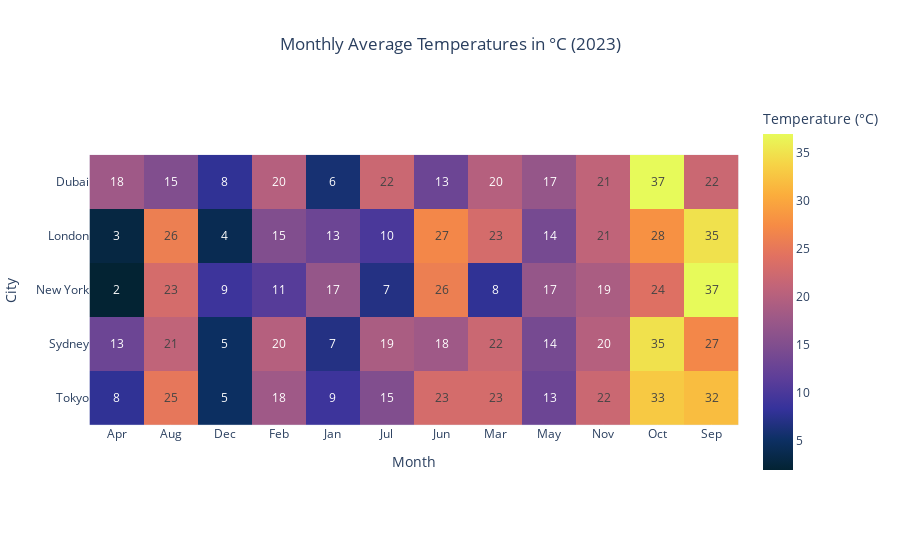

The code cell stored with this chart in its notebook:
### Markdown cell above
## Heatmap Example

Heatmaps are useful for visualizing matrix-style data.

### Code cell
import pandas as pd
import plotly.express as px

# Monthly average temperatures (in °C) for 5 cities in 2023
temperature_data = {
    'City': ['New York', 'London', 'Tokyo', 'Sydney', 'Dubai']*12,
    'Month': sorted(['Jan', 'Feb', 'Mar', 'Apr', 'May', 'Jun', 
                    'Jul', 'Aug', 'Sep', 'Oct', 'Nov', 'Dec']*5),
    'Temperature': [
        2, 3, 8, 13, 18, 23, 26, 25, 21, 15, 9, 4,       # New York
        5, 5, 8, 11, 15, 18, 20, 20, 17, 13, 9, 7,        # London
        6, 7, 10, 15, 19, 22, 26, 27, 23, 18, 13, 8,      # Tokyo
        23, 23, 22, 20, 17, 14, 13, 14, 17, 19, 21, 22,   # Sydney
        20, 21, 24, 28, 33, 35, 37, 37, 35, 32, 27, 22    # Dubai
    ]
}

temp_df = pd.DataFrame(temperature_data)
heat_df = temp_df.pivot(index='City', columns='Month', values='Temperature')

fig = px.imshow(
    heat_df,
    labels=dict(x="Month", y="City", color="Temperature (°C)"),
    title="Monthly Average Temperatures in °C (2023)",
    text_auto=True,
    color_continuous_scale='thermal'
)
fig.update_layout(title_x=0.5)
fig.show()

### Figure 1 — Plotly figure (JSON) as saved in the notebook; plotly's stock layout.template omitted (floating-point values rounded to 4 significant figures)
{"data": [{"coloraxis": "coloraxis", "hovertemplate": "Month: %{x}<br>City: %{y}<br>Temperature (°C): %{z}<extra></extra>", "name": "0", "texttemplate": "%{z}", "type": "heatmap", "x": ["Apr", "Aug", "Dec", "Feb", "Jan", "Jul", "Jun", "Mar", "May", "Nov", "Oct", "Sep"], "xaxis": "x", "y": ["Dubai", "London", "New York", "Sydney", "Tokyo"], "yaxis": "y", "z": [[18, 15, 8, 20, 6, 22, 13, 20, 17, 21, 37, 22], [3, 26, 4, 15, 13, 10, 27, 23, 14, 21, 28, 35], [2, 23, 9, 11, 17, 7, 26, 8, 17, 19, 24, 37], [13, 21, 5, 20, 7, 19, 18, 22, 14, 20, 35, 27], [8, 25, 5, 18, 9, 15, 23, 23, 13, 22, 33, 32]]}], "layout": {"coloraxis": {"colorbar": {"title": {"text": "Temperature (°C)"}}, "colorscale": [[0, "rgb(3, 35, 51)"], [0.09091, "rgb(13, 48, 100)"], [0.1818, "rgb(53, 50, 155)"], [0.2727, "rgb(93, 62, 153)"], [0.3636, "rgb(126, 77, 143)"], [0.4545, "rgb(158, 89, 135)"], [0.5455, "rgb(193, 100, 121)"], [0.6364, "rgb(225, 113, 97)"], [0.7273, "rgb(246, 139, 69)"], [0.8182, "rgb(251, 173, 60)"], [0.9091, "rgb(246, 211, 70)"], [1, "rgb(231, 250, 90)"]]}, "title": {"text": "Monthly Average Temperatures in °C (2023)", "x": 0.5}, "xaxis": {"anchor": "y", "constrain": "domain", "domain": [0, 1], "scaleanchor": "y", "title": {"text": "Month"}}, "yaxis": {"anchor": "x", "autorange": "reversed", "constrain": "domain", "domain": [0, 1], "title": {"text": "City"}}}}
